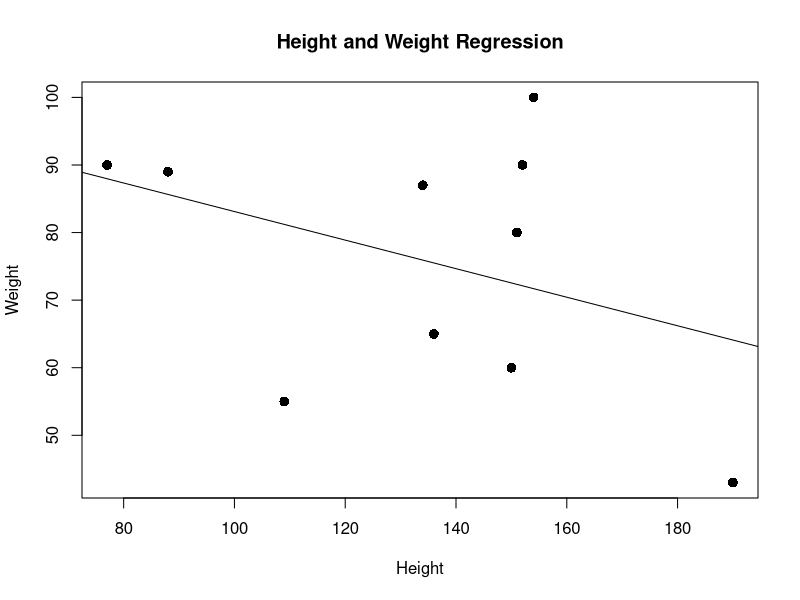

Write R code to recreate this figure.
install.packages("ggplot2")

library("ggplot2")

x <- c(150, 151, 152, 134, 136, 109, 88, 77, 190, 154) # Height
y <- c(60, 80, 90, 87, 65, 55, 89, 90, 43, 100) # Weight

relation <- lm(y ~ x)
print(relation)

a <- data.frame(x = 180)
res <- predict(relation, a)
print(res)

png("LinearRegressionPractice.png")

plot(x, y, main = "Height and Weight Regression", xlab = "Height", ylab = "Weight", abline(lm(y ~ x)), color = "red", pch = 16, cex = 1.3)

dev.off()